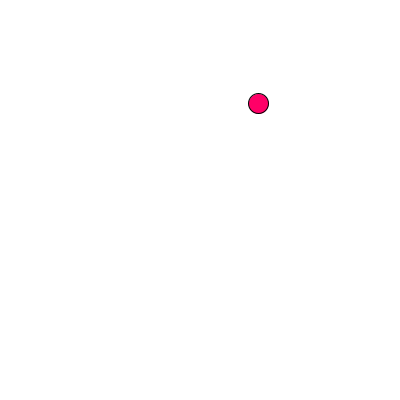
Frame 1 (no input)
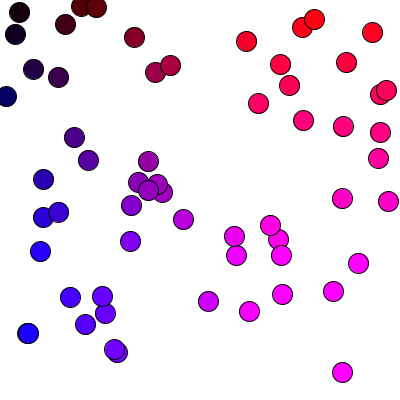
Frame 60 (the mouse pressed at the canvas centre just before this capture)
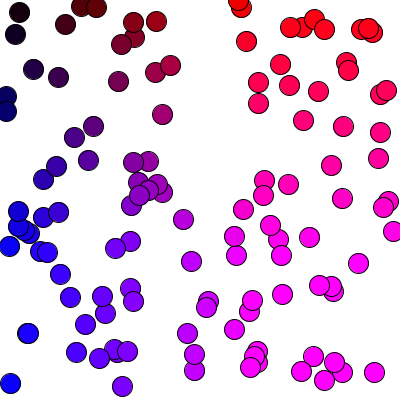
Frame 120 (the mouse held since frame 60 and released just before this capture)

The Processing sketch that drew these frames (run headless with seeded random() and noise(); from frame 60 on, the mouse is pressed at the canvas centre):

// Processing sketch: P_20180202_Lecture_5_3
// ── P_20180202_Lecture_5_3.pde
// Lecture 5: RandomRain2
// Ye-Hwan Kim, 2 Feb 2018

void setup() {
  size(400, 400);
  background(255);
}

void draw() {
  float x = random(0, 400);
  float y = random(0, 400);
  fill(x, 0, y);
  ellipse(x, y, 20, 20);
}
